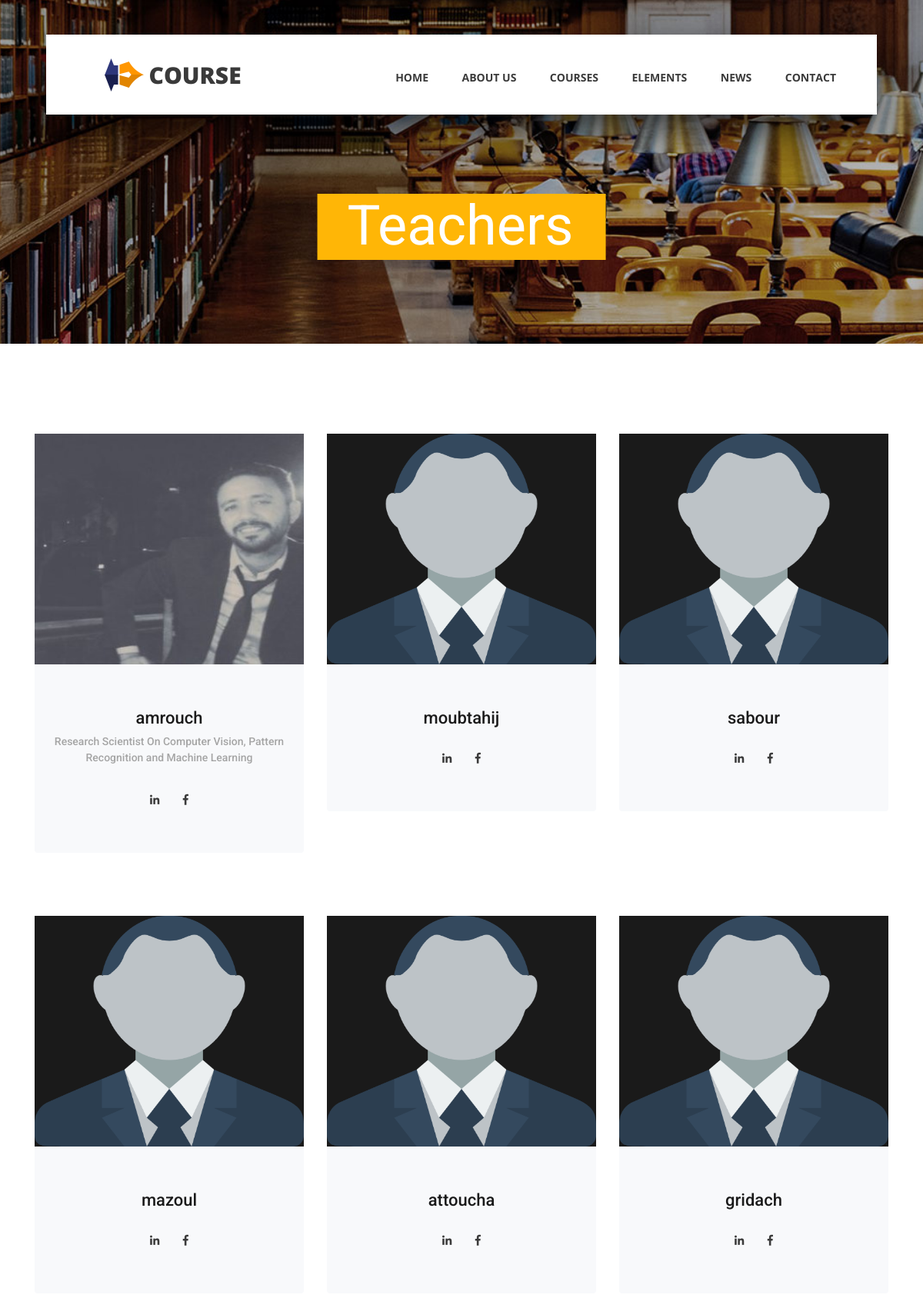
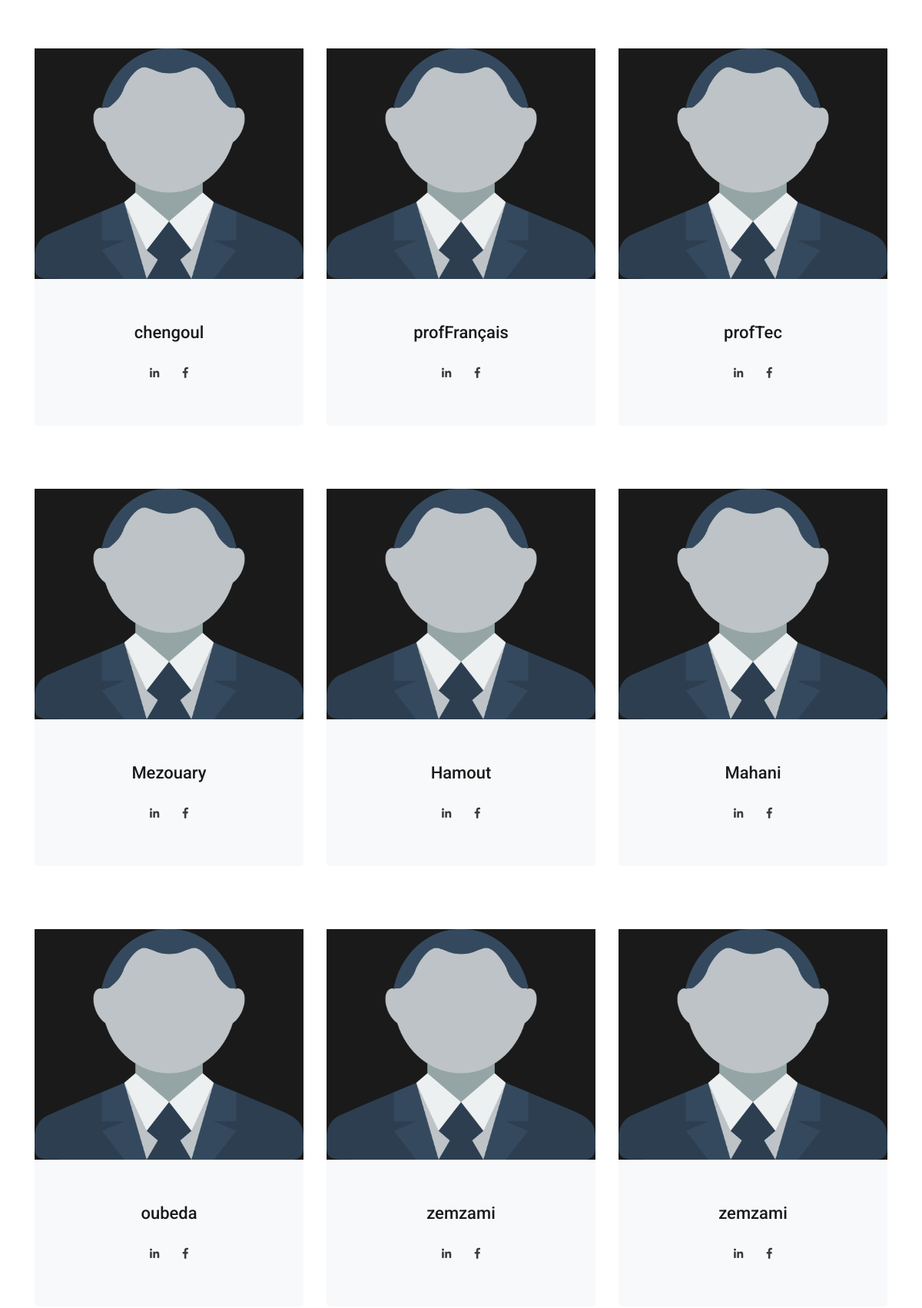
Page /Forum-index/teachers.php (upper part) on the committed database (2 pictures, top to bottom).
### tables this page shows
CREATE TABLE `teacher` (
  `numTeach` int(11) NOT NULL,
  `nameTeach` varchar(100) NOT NULL,
  `desription` text NOT NULL,
  `fb` text NOT NULL,
  `linked` text NOT NULL,
  `image` text NOT NULL
);

### Forum-index/teachers.php (the view, shortened to what this page needs)
<?php
$user = 'root';
$pass = '';
$dsn = 'mysql:host=localhost;dbname=forum';
try {
	$dbh = new PDO($dsn, $user, $pass, array(PDO::ATTR_PERSISTENT => true));
} catch (PDOException $e) {
	print "Erreur ! : " . $e->getMessage() . "<br/>";
	die();
}
if ($dbh) {
	$Query = "SELECT * FROM teacher  ; ";
	$sth = $dbh->query($Query);
	$teachers = $sth->fetchAll(PDO::FETCH_ASSOC);
}
?>
<!DOCTYPE html>
<html lang="en">
<head>
	<link rel="stylesheet" type="text/css" href="styles/bootstrap4/bootstrap.min.css">
	<link href="plugins/fontawesome-free-5.0.1/css/fontawesome-all.css" rel="stylesheet" type="text/css">
	<link rel="stylesheet" type="text/css" href="styles/teachers_styles.css">
	<link rel="stylesheet" type="text/css" href="styles/teachers_responsive.css">
</head>
<body>
	<div class="super_container">
		<header class="header d-flex flex-row">
			<div class="header_content d-flex flex-row align-items-center">
				<div class="logo_container">
					<div class="logo">
						<img src="images/logo.png" alt="">
						<span>course</span>
					</div>
				</div>
				<nav class="main_nav_container">
					<div class="main_nav">
						<ul class="main_nav_list">
							<li class="main_nav_item"><a href="index.html">home</a></li>
							<li class="main_nav_item"><a href="about.html">about us</a></li>
							<li class="main_nav_item"><a href="courses.html">courses</a></li>
							<li class="main_nav_item"><a href="elements.html">elements</a></li>
							<li class="main_nav_item"><a href="news.html">news</a></li>
							<li class="main_nav_item"><a href="contact.html">contact</a></li>
						</ul>
					</div>
				</nav>
			</div>
		</header>
		<div class="home">
			<div class="home_background_container prlx_parent">
				<div class="home_background prlx" style="background-image:url(images/teachers_background.jpg)"></div>
			</div>
			<div class="home_content">
				<h1>Teachers</h1>
			</div>
		</div>
		<div class="teachers page_section">
			<div class="container">
				<div class="row">
					<?php foreach ($teachers as $teacher) { ?>
						<div class="col-lg-4 teacher">
							<div class="card">
								<div class="card_img">
									<img class="card-img-top trans_200" height="300px" src="<?php if ($teacher['image'] != "") {
																								echo $teacher['image'];
																							} else {
																								echo "images/profs/prof.png";
																							} ?>" alt="https://unsplash.com/@michaeldam">
								</div>
								<div class="card-body text-center">
									<div class="card-title"><a href="#"><?php echo $teacher['nameTeach'] ?></a></div>
									<div class="card-text"><?php echo $teacher['desription'] ?></div>
									<div class="teacher_social">
										<ul class="menu_social">
											<li class="menu_social_item"><a href="<?php echo $teacher['linked'] ?>" target="_blank"><i class=" fab fa-linkedin-in"></i></a></li>
											<li class="menu_social_item"><a href="<?php echo $teacher['fb'] ?>" target="_blank"><i class="fab fa-facebook-f"></i></a></li>
										</ul>
									</div>
								</div>
							</div>
						</div>
					<?php } ?>
				</div>
			</div>
		</div>
		<?php require_once('footer.inc.php')  ?>

### Forum-index/styles/teachers_styles.css (style rules this page uses)
* { margin: 0; padding: 0; -webkit-font-smoothing: antialiased; -webkit-text-shadow: rgba(0,0,0,.01) 0 0 1px; text-shadow: rgba(0,0,0,.01) 0 0 1px; }
body { font-family: 'Roboto', sans-serif; font-size: 14px; font-weight: 400; background: #FFFFFF; color: #a5a5a5; }
div { display: block; position: relative; -webkit-box-sizing: border-box; -moz-box-sizing: border-box; box-sizing: border-box; }
ul { list-style: none; margin-bottom: 0px; }
a, a:hover, a:visited, a:active, a:link { text-decoration: none; -webkit-font-smoothing: antialiased; -webkit-text-shadow: rgba(0,0,0,.01) 0 0 1px; text-shadow: rgba(0,0,0,.01) 0 0 1px; }
h1 { font-size: 36px; }
h1, h2, h3, h4, h5, h6 { font-family: 'Roboto', sans-serif; -webkit-font-smoothing: antialiased; -webkit-text-shadow: rgba(0,0,0,.01) 0 0 1px; text-shadow: rgba(0,0,0,.01) 0 0 1px; }
.trans_200 { -webkit-transition: all 200ms ease; -moz-transition: all 200ms ease; -ms-transition: all 200ms ease; -o-transition: all 200ms ease; transition: all 200ms ease; }
.super_container { width: 100%; overflow: hidden; }
.prlx_parent { overflow: hidden; }
.prlx { height: 130% !important; }
.header { position: fixed; top: 45px; left: 50%; -webkit-transform: translateX(-50%); -moz-transform: translateX(-50%); -ms-transform: translateX(-50%); -o-transform: translateX(-50%); transform: translateX(-50%); width: 1318px; height: 104px; background: #FFFFFF; z-index: 10; -webkit-transition: all 200ms ease; -moz-transition: all 200ms ease; -ms-transition: all 200ms ease; -o-transition: all 200ms ease; transition: all 200ms ease; }
.header_content { width: calc(100% - 279px); height: 100%; }
.header_content::before { display: block; position: absolute; top: 0; left: 0; width: 100%; height: 100%; content: ''; box-shadow: 0px 20px 49px rgba(0,0,0,0.67); z-index: -1; }
.logo_container { display: inline-block; padding-left: 76px; }
.logo span { font-family: 'Open Sans', sans-serif; font-size: 30px; font-weight: 900; color: #3a3a3a; vertical-align: middle; text-transform: uppercase; margin-left: 3px; }
.main_nav_container { display: inline-block; margin-left: auto; padding-right: 93px; }
.main_nav { margin-top: 7px; }
.main_nav_item { display: inline-block; margin-right: 40px; }
.main_nav_item:last-child { margin-right: 0px; }
.main_nav_item a { font-family: 'Open Sans', sans-serif; font-size: 14px; text-transform: uppercase; font-weight: 700; color: #3a3a3a; -webkit-transition: all 200ms ease; -moz-transition: all 200ms ease; -ms-transition: all 200ms ease; -o-transition: all 200ms ease; transition: all 200ms ease; }
.menu_social_item { display: inline-block; margin-right: 27px; }
.menu_social_item:last-child { margin-right: 0px; }
.menu_social_item a i { color: #3a3a3a; }
.home { width: 100%; height: 447px; }
.home_background_container { position: absolute; top: 0; left: 0; width: 100%; height: 100%; }
.home_background { width: 100%; height: 100%; background-repeat: no-repeat; background-size: cover; background-position: center center; }
.home_content { position: absolute; left: 50%; bottom: 109px; -webkit-transform: translateX(-50%); -moz-transform: translateX(-50%); -ms-transform: translateX(-50%); -o-transform: translateX(-50%); transform: translateX(-50%); background: #ffb606; padding-top: 24px; padding-bottom: 18px; padding-left: 39px; padding-right: 42px; }
.home_content h1 { font-size: 72px; font-weight: 400; color: #FFFFFF; line-height: 0.5; }
.page_section { padding-top: 117px; padding-bottom: 117px; }
.teacher { margin-bottom: 82px; }
.teacher:nth-last-child(-n+3) { margin-bottom: 0px; }
.card { display: block; border: none; background: #f8f9fb; }
.card_img { background: #1a1a1a; }
.card-img-top { border-top-left-radius: 0px; border-top-right-radius: 0px; }
.card-body { padding-top: 0px; padding-bottom: 58px; padding-left: 15px; padding-right: 15px; }
.card-title { margin-top: 55px; }
.card-title a { font-size: 22px; font-weight: 500; color: #1a1a1a; line-height: 1.2; }
.card-text { font-size: 14px; font-weight: 500; color: #a5a5a5; margin-top: -7px; }
.teacher_social { margin-top: 34px; }

### rows in the picture
teacher: image (picture), nameTeach "amrouch", desription "Research Scientist On Computer Vision, Pattern Recognition and Machine Learning"
teacher: nameTeach "moubtahij"
teacher: nameTeach "sabour"
teacher: nameTeach "mazoul"
teacher: nameTeach "attoucha"
teacher: nameTeach "gridach"
teacher: nameTeach "chengoul"
teacher: nameTeach "profFrançais"
teacher: nameTeach "profTec"
teacher: nameTeach "Mezouary"
teacher: nameTeach "Hamout"
teacher: nameTeach "Mahani"
teacher: nameTeach "oubeda"
teacher: nameTeach "zemzami"
teacher: nameTeach "zemzami"
